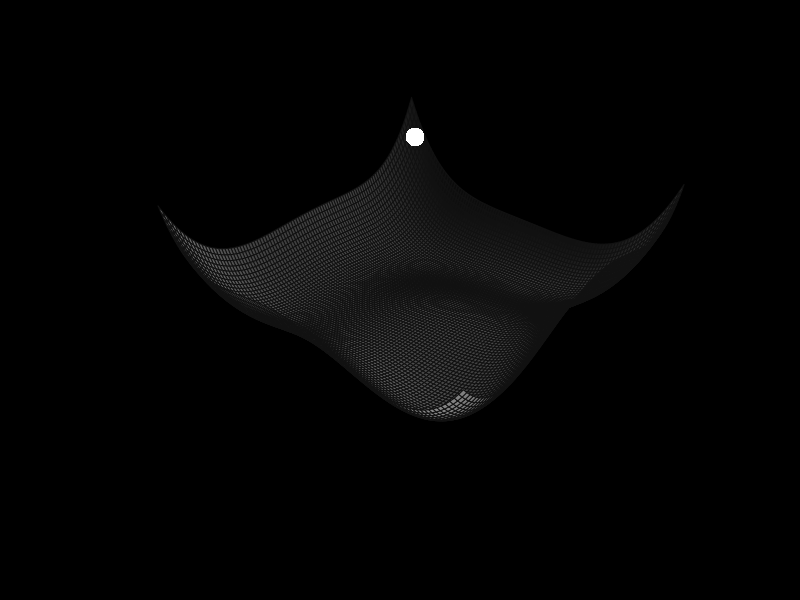
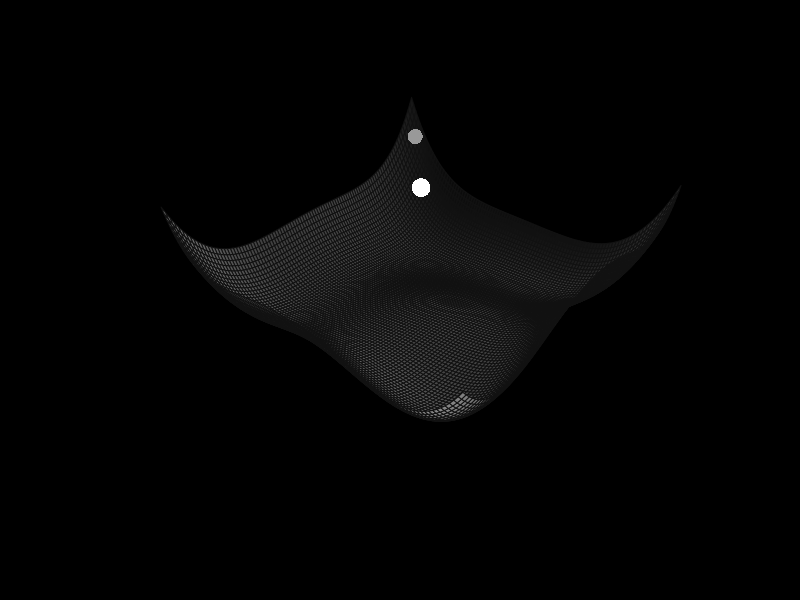
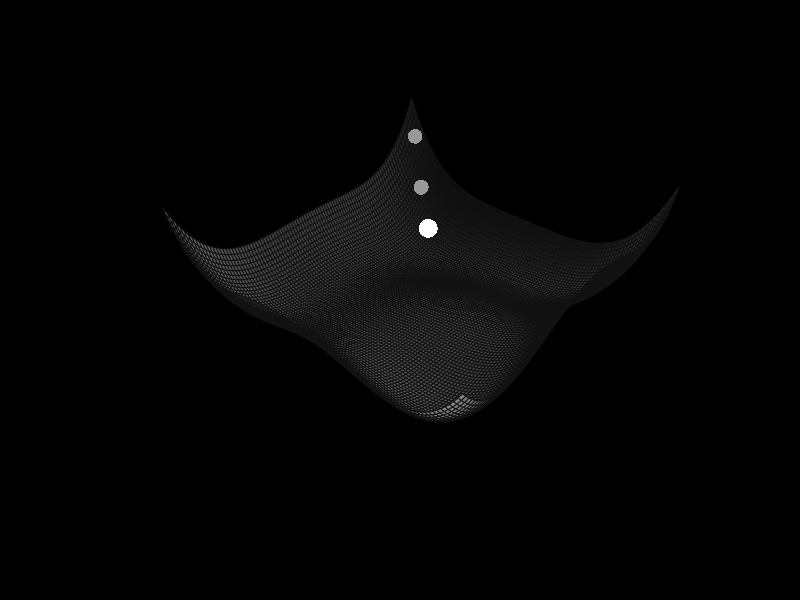
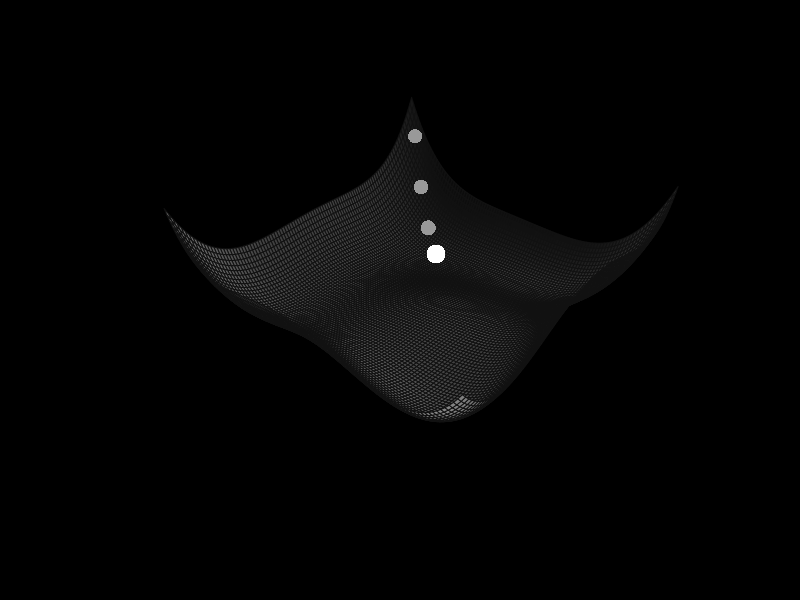
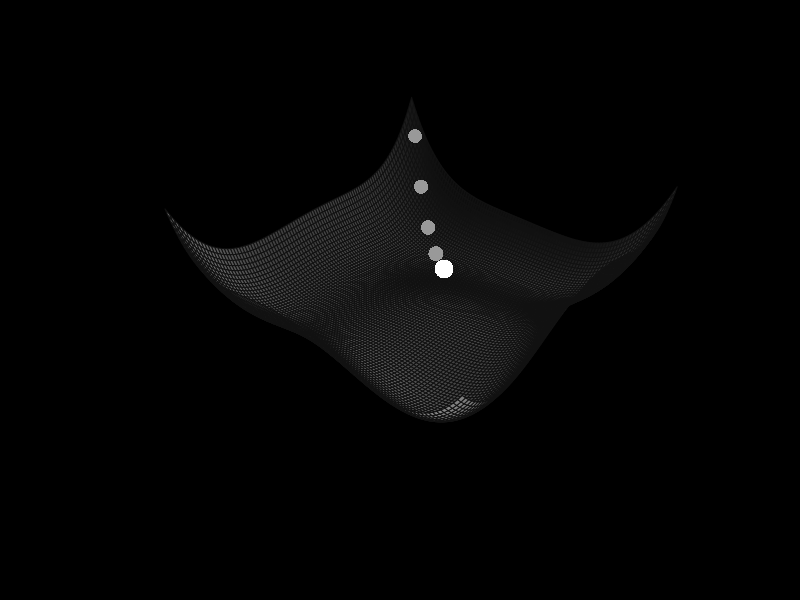
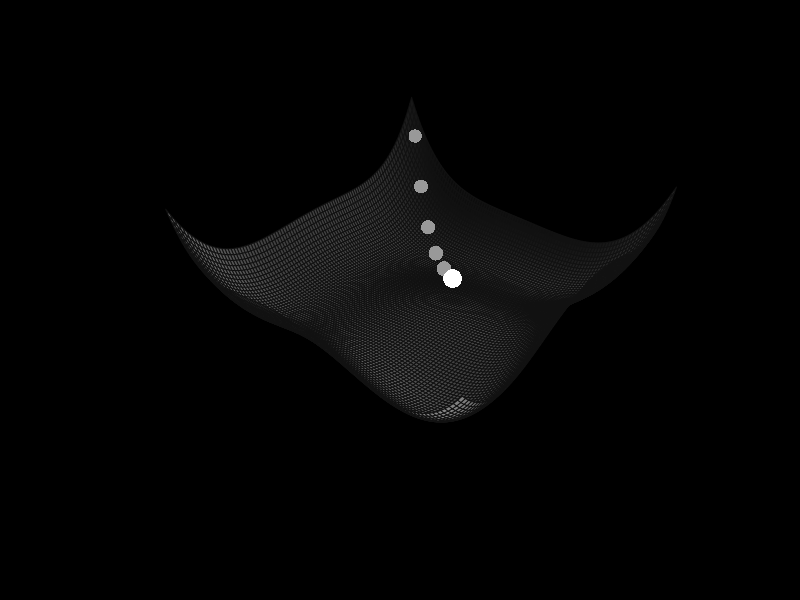
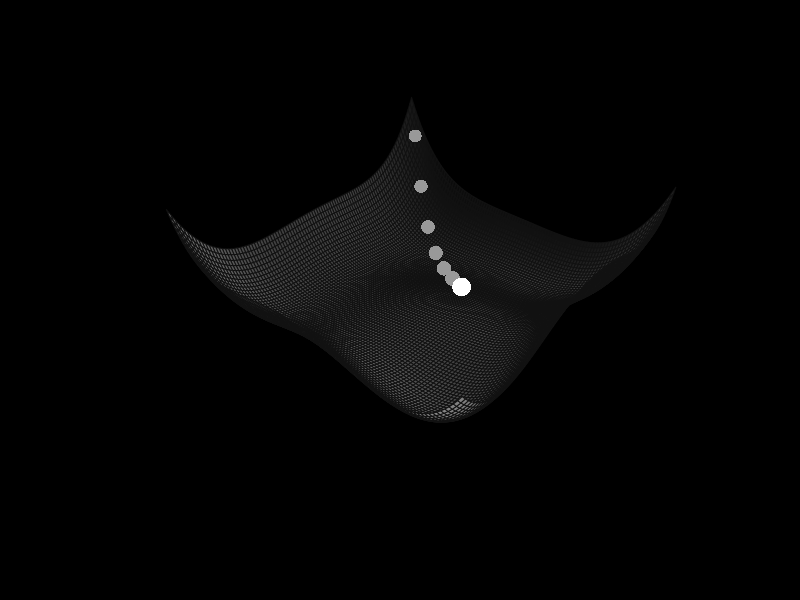
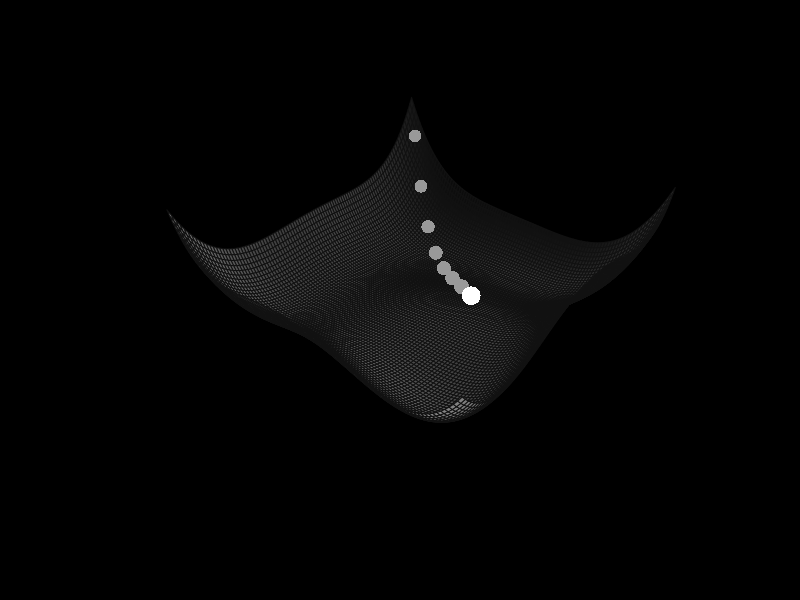

Source code (R) for these figures, in order: (Note: this script raises an error after producing the figures.)
library(tidyverse)
library(stringr)
library(glue)

# video specs ----
video_name = "gd-with-momentum2"
height = 1080
framerate = 29
duration_in_sec = 10

# gradient descent ----
learning_rate <- 5e-04
x_val <- 6
y_val <- 6

# momentum terms, if applicable
apply_momentum = TRUE
beta = 0.95
vdx = 0
vdy = 0

# video generation settings ----
verbose = TRUE
plot_naming = "plot_%03d"

# video specs auto calculated ----
width = height*(16/9)
num_iter <- duration_in_sec*framerate
dir_name = str_c('frames_', video_name)
len = num_iter

# directory settings ----
if (!dir.exists(dir_name)) { dir.create(dir_name) }

# test function ----
f <- function(x, y) {
    (x^2 + y - 11)^2 + (x + y^2 - 7)^2 
  }

# domains of test function ----
x <- seq(-6, 6, length = 100)
y <- x
z <- outer(x, y, f)

# partial derivatives of test test function ----
dx <- function(x, y) {
    4 * x^3 - 4 * x * y - 42 * x + 4 * x * y - 14
  }

dy <- function(x, y) {
    4 * y^3 + 2 * x^2 - 26 * y + 4 * x * y - 22
  }

# initialize gd steps
updates_x <- vector("numeric", length = num_iter)
updates_y <- vector("numeric", length = num_iter)
updates_z <- vector("numeric", length = num_iter)

for (i in 1:num_iter) {
  
  if(apply_momentum) {
    # momentum terms: vdx and vdy
    vdx = beta * vdx + dx(x_val, y_val)
    vdy = beta * vdy + dy(x_val, y_val)  
  } else {
    # without momentum
    x_val <- x_val - learning_rate * dx(x_val, y_val)
    y_val <- y_val - learning_rate * dy(x_val, y_val)
  }
    
  # updates
  x_val <- x_val - learning_rate * vdx
  y_val <- y_val - learning_rate * vdy
  z_val <- f(x_val, y_val)
  updates_x[i] <- x_val
  updates_y[i] <- y_val
  updates_z[i] <- z_val
}


# animation ----

for (i in seq_len(len)) {
  
  # verbose 
  if (as.logical(verbose)) cat(sprintf("\rGenerating plot %d/%d...", i,  len), file = stderr())
  
  # plot the surface
  plot_name <- sprintf(plot_naming, i)
  png(glue('{dir_name}/{plot_name}.png'), width = width, height = height)
  
  par(bg = 'black')
  plt <- persp(x, y, z, theta = -50 - i * 0.01, 
               phi = 20 + log(i), expand = 0.5, col = "#999999", 
               border = "#111111", axes = FALSE, box = FALSE, 
               ltheta = 100, shade = 0.9)
  
  # adding points, representing gradient updates
  n_back = 20
  start_n = i
  
  if (i<n_back) {
    start_n = 1
    point_colors = c(rep("#999999", i-1), "white")
    point_sizes = c(seq(1, 2, length.out = n_back-1), 2.5)
    point_sizes = tail(point_sizes, i)
    point_transparency = c(seq(from = 0.1, to = 0.9, length.out = n_back-1),1)
    point_transparency = tail(point_transparency)
  } else {
    start_n = i-n_back+1
    point_colors = c(rep("#999999", n_back-1), "white")
    point_sizes = c(seq(0.1, 2, length.out = n_back-1), 2.5)
    point_transparency = c(seq(from = 0.1, to = 0.9, length.out = n_back-1),1)
  }
  points(
    trans3d(updates_x[start_n:i],
            updates_y[start_n:i], 
            updates_z[start_n:i],
            pmat = plt), pch = 16, cex = point_sizes,
    col = point_colors,
    alpha = point_sizes
    )
  dev.off()
  
}

# verbose for success ----
if (as.logical(verbose)) cat("done!\n", file = stderr())

# generate the bash command for ffmpeg ----
cmd <- glue('ffmpeg  -framerate {framerate} -i {dir_name}/{plot_naming}.png -s:v {width}x{height} -c:v libx264 -profile:v high -crf 20 -pix_fmt yuv420p -r 30 {video_name}.mp4')
cmd
